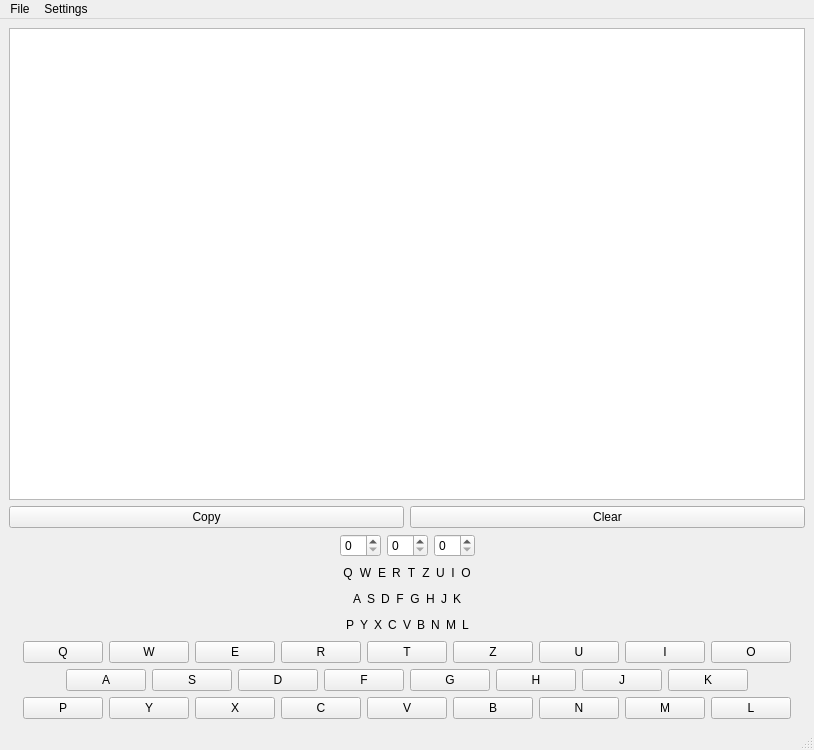
<?xml version="1.0" encoding="UTF-8"?>
<ui version="4.0">
 <class>MainWindow</class>
 <widget class="QMainWindow" name="MainWindow">
  <property name="geometry">
   <rect>
    <x>0</x>
    <y>0</y>
    <width>814</width>
    <height>750</height>
   </rect>
  </property>
  <property name="minimumSize">
   <size>
    <width>814</width>
    <height>750</height>
   </size>
  </property>
  <property name="maximumSize">
   <size>
    <width>814</width>
    <height>750</height>
   </size>
  </property>
  <property name="windowTitle">
   <string>Enigma</string>
  </property>
  <widget class="QWidget" name="centralwidget">
   <layout class="QVBoxLayout" name="verticalLayout_2">
    <item>
     <layout class="QHBoxLayout" name="horizontalLayout_8">
      <item>
       <widget class="QTextEdit" name="txOutput"/>
      </item>
     </layout>
    </item>
    <item>
     <layout class="QHBoxLayout" name="horizontalLayout_9">
      <item>
       <widget class="QPushButton" name="bCopy">
        <property name="text">
         <string>Copy</string>
        </property>
       </widget>
      </item>
      <item>
       <widget class="QPushButton" name="bClear">
        <property name="text">
         <string>Clear</string>
        </property>
       </widget>
      </item>
     </layout>
    </item>
    <item>
     <layout class="QHBoxLayout" name="horizontalLayout_7">
      <item>
       <spacer name="horizontalSpacer_13">
        <property name="orientation">
         <enum>Qt::Horizontal</enum>
        </property>
        <property name="sizeHint" stdset="0">
         <size>
          <width>40</width>
          <height>20</height>
         </size>
        </property>
       </spacer>
      </item>
      <item>
       <widget class="QSpinBox" name="sRIII">
        <property name="maximum">
         <number>26</number>
        </property>
       </widget>
      </item>
      <item>
       <widget class="QSpinBox" name="sRII">
        <property name="maximum">
         <number>26</number>
        </property>
       </widget>
      </item>
      <item>
       <widget class="QSpinBox" name="sRI">
        <property name="maximum">
         <number>26</number>
        </property>
       </widget>
      </item>
      <item>
       <spacer name="horizontalSpacer_14">
        <property name="orientation">
         <enum>Qt::Horizontal</enum>
        </property>
        <property name="sizeHint" stdset="0">
         <size>
          <width>40</width>
          <height>20</height>
         </size>
        </property>
       </spacer>
      </item>
     </layout>
    </item>
    <item>
     <layout class="QHBoxLayout" name="horizontalLayout_6">
      <item>
       <spacer name="horizontalSpacer_11">
        <property name="orientation">
         <enum>Qt::Horizontal</enum>
        </property>
        <property name="sizeHint" stdset="0">
         <size>
          <width>40</width>
          <height>20</height>
         </size>
        </property>
       </spacer>
      </item>
      <item>
       <widget class="QLabel" name="lQ">
        <property name="text">
         <string>Q</string>
        </property>
        <property name="alignment">
         <set>Qt::AlignCenter</set>
        </property>
       </widget>
      </item>
      <item>
       <widget class="QLabel" name="lW">
        <property name="text">
         <string>W</string>
        </property>
        <property name="alignment">
         <set>Qt::AlignCenter</set>
        </property>
       </widget>
      </item>
      <item>
       <widget class="QLabel" name="lE">
        <property name="text">
         <string>E</string>
        </property>
        <property name="alignment">
         <set>Qt::AlignCenter</set>
        </property>
       </widget>
      </item>
      <item>
       <widget class="QLabel" name="lR">
        <property name="text">
         <string>R</string>
        </property>
        <property name="alignment">
         <set>Qt::AlignCenter</set>
        </property>
       </widget>
      </item>
      <item>
       <widget class="QLabel" name="lT">
        <property name="text">
         <string>T</string>
        </property>
        <property name="alignment">
         <set>Qt::AlignCenter</set>
        </property>
       </widget>
      </item>
      <item>
       <widget class="QLabel" name="lZ">
        <property name="text">
         <string>Z</string>
        </property>
        <property name="alignment">
         <set>Qt::AlignCenter</set>
        </property>
       </widget>
      </item>
      <item>
       <widget class="QLabel" name="lU">
        <property name="text">
         <string>U</string>
        </property>
        <property name="alignment">
         <set>Qt::AlignCenter</set>
        </property>
       </widget>
      </item>
      <item>
       <widget class="QLabel" name="lI">
        <property name="text">
         <string>I</string>
        </property>
        <property name="alignment">
         <set>Qt::AlignCenter</set>
        </property>
       </widget>
      </item>
      <item>
       <widget class="QLabel" name="lO">
        <property name="text">
         <string>O</string>
        </property>
        <property name="alignment">
         <set>Qt::AlignCenter</set>
        </property>
       </widget>
      </item>
      <item>
       <spacer name="horizontalSpacer_12">
        <property name="orientation">
         <enum>Qt::Horizontal</enum>
        </property>
        <property name="sizeHint" stdset="0">
         <size>
          <width>40</width>
          <height>20</height>
         </size>
        </property>
       </spacer>
      </item>
     </layout>
    </item>
    <item>
     <layout class="QHBoxLayout" name="horizontalLayout_5">
      <item>
       <spacer name="horizontalSpacer_3">
        <property name="orientation">
         <enum>Qt::Horizontal</enum>
        </property>
        <property name="sizeHint" stdset="0">
         <size>
          <width>40</width>
          <height>20</height>
         </size>
        </property>
       </spacer>
      </item>
      <item>
       <widget class="QLabel" name="lA">
        <property name="text">
         <string>A</string>
        </property>
        <property name="alignment">
         <set>Qt::AlignCenter</set>
        </property>
       </widget>
      </item>
      <item>
       <widget class="QLabel" name="lS">
        <property name="text">
         <string>S</string>
        </property>
        <property name="alignment">
         <set>Qt::AlignCenter</set>
        </property>
       </widget>
      </item>
      <item>
       <widget class="QLabel" name="lD">
        <property name="text">
         <string>D</string>
        </property>
        <property name="alignment">
         <set>Qt::AlignCenter</set>
        </property>
       </widget>
      </item>
      <item>
       <widget class="QLabel" name="lF">
        <property name="text">
         <string>F</string>
        </property>
        <property name="alignment">
         <set>Qt::AlignCenter</set>
        </property>
       </widget>
      </item>
      <item>
       <widget class="QLabel" name="lG">
        <property name="text">
         <string>G</string>
        </property>
        <property name="alignment">
         <set>Qt::AlignCenter</set>
        </property>
       </widget>
      </item>
      <item>
       <widget class="QLabel" name="lH">
        <property name="text">
         <string>H</string>
        </property>
        <property name="alignment">
         <set>Qt::AlignCenter</set>
        </property>
       </widget>
      </item>
      <item>
       <widget class="QLabel" name="lJ">
        <property name="text">
         <string>J</string>
        </property>
        <property name="alignment">
         <set>Qt::AlignCenter</set>
        </property>
       </widget>
      </item>
      <item>
       <widget class="QLabel" name="lK">
        <property name="text">
         <string>K</string>
        </property>
        <property name="alignment">
         <set>Qt::AlignCenter</set>
        </property>
       </widget>
      </item>
      <item>
       <spacer name="horizontalSpacer_4">
        <property name="orientation">
         <enum>Qt::Horizontal</enum>
        </property>
        <property name="sizeHint" stdset="0">
         <size>
          <width>40</width>
          <height>20</height>
         </size>
        </property>
       </spacer>
      </item>
     </layout>
    </item>
    <item>
     <layout class="QHBoxLayout" name="horizontalLayout_4">
      <item>
       <spacer name="horizontalSpacer_9">
        <property name="orientation">
         <enum>Qt::Horizontal</enum>
        </property>
        <property name="sizeHint" stdset="0">
         <size>
          <width>40</width>
          <height>20</height>
         </size>
        </property>
       </spacer>
      </item>
      <item>
       <widget class="QLabel" name="lP">
        <property name="text">
         <string>P</string>
        </property>
        <property name="alignment">
         <set>Qt::AlignCenter</set>
        </property>
       </widget>
      </item>
      <item>
       <widget class="QLabel" name="lY">
        <property name="text">
         <string>Y</string>
        </property>
        <property name="alignment">
         <set>Qt::AlignCenter</set>
        </property>
       </widget>
      </item>
      <item>
       <widget class="QLabel" name="lX">
        <property name="text">
         <string>X</string>
        </property>
        <property name="alignment">
         <set>Qt::AlignCenter</set>
        </property>
       </widget>
      </item>
      <item>
       <widget class="QLabel" name="lC">
        <property name="text">
         <string>C</string>
        </property>
        <property name="alignment">
         <set>Qt::AlignCenter</set>
        </property>
       </widget>
      </item>
      <item>
       <widget class="QLabel" name="lV">
        <property name="text">
         <string>V</string>
        </property>
        <property name="alignment">
         <set>Qt::AlignCenter</set>
        </property>
       </widget>
      </item>
      <item>
       <widget class="QLabel" name="lB">
        <property name="text">
         <string>B</string>
        </property>
        <property name="alignment">
         <set>Qt::AlignCenter</set>
        </property>
       </widget>
      </item>
      <item>
       <widget class="QLabel" name="lN">
        <property name="text">
         <string>N</string>
        </property>
        <property name="alignment">
         <set>Qt::AlignCenter</set>
        </property>
       </widget>
      </item>
      <item>
       <widget class="QLabel" name="lM">
        <property name="text">
         <string>M</string>
        </property>
        <property name="alignment">
         <set>Qt::AlignCenter</set>
        </property>
       </widget>
      </item>
      <item>
       <widget class="QLabel" name="lL">
        <property name="text">
         <string>L</string>
        </property>
        <property name="alignment">
         <set>Qt::AlignCenter</set>
        </property>
       </widget>
      </item>
      <item>
       <spacer name="horizontalSpacer_10">
        <property name="orientation">
         <enum>Qt::Horizontal</enum>
        </property>
        <property name="sizeHint" stdset="0">
         <size>
          <width>40</width>
          <height>20</height>
         </size>
        </property>
       </spacer>
      </item>
     </layout>
    </item>
    <item>
     <layout class="QHBoxLayout" name="horizontalLayout_3">
      <item>
       <spacer name="horizontalSpacer_7">
        <property name="orientation">
         <enum>Qt::Horizontal</enum>
        </property>
        <property name="sizeHint" stdset="0">
         <size>
          <width>40</width>
          <height>20</height>
         </size>
        </property>
       </spacer>
      </item>
      <item>
       <widget class="QPushButton" name="bQ">
        <property name="text">
         <string>Q</string>
        </property>
       </widget>
      </item>
      <item>
       <widget class="QPushButton" name="bW">
        <property name="text">
         <string>W</string>
        </property>
       </widget>
      </item>
      <item>
       <widget class="QPushButton" name="bE">
        <property name="text">
         <string>E</string>
        </property>
       </widget>
      </item>
      <item>
       <widget class="QPushButton" name="bR">
        <property name="text">
         <string>R</string>
        </property>
       </widget>
      </item>
      <item>
       <widget class="QPushButton" name="bT">
        <property name="text">
         <string>T</string>
        </property>
       </widget>
      </item>
      <item>
       <widget class="QPushButton" name="bZ">
        <property name="text">
         <string>Z</string>
        </property>
       </widget>
      </item>
      <item>
       <widget class="QPushButton" name="bU">
        <property name="text">
         <string>U</string>
        </property>
       </widget>
      </item>
      <item>
       <widget class="QPushButton" name="bI">
        <property name="text">
         <string>I</string>
        </property>
       </widget>
      </item>
      <item>
       <widget class="QPushButton" name="bO">
        <property name="text">
         <string>O</string>
        </property>
       </widget>
      </item>
      <item>
       <spacer name="horizontalSpacer_8">
        <property name="orientation">
         <enum>Qt::Horizontal</enum>
        </property>
        <property name="sizeHint" stdset="0">
         <size>
          <width>40</width>
          <height>20</height>
         </size>
        </property>
       </spacer>
      </item>
     </layout>
    </item>
    <item>
     <layout class="QHBoxLayout" name="horizontalLayout_2">
      <item>
       <spacer name="horizontalSpacer">
        <property name="orientation">
         <enum>Qt::Horizontal</enum>
        </property>
        <property name="sizeHint" stdset="0">
         <size>
          <width>40</width>
          <height>20</height>
         </size>
        </property>
       </spacer>
      </item>
      <item>
       <widget class="QPushButton" name="bA">
        <property name="text">
         <string>A</string>
        </property>
       </widget>
      </item>
      <item>
       <widget class="QPushButton" name="bS">
        <property name="text">
         <string>S</string>
        </property>
       </widget>
      </item>
      <item>
       <widget class="QPushButton" name="bD">
        <property name="text">
         <string>D</string>
        </property>
       </widget>
      </item>
      <item>
       <widget class="QPushButton" name="bF">
        <property name="text">
         <string>F</string>
        </property>
       </widget>
      </item>
      <item>
       <widget class="QPushButton" name="bG">
        <property name="text">
         <string>G</string>
        </property>
       </widget>
      </item>
      <item>
       <widget class="QPushButton" name="bH">
        <property name="text">
         <string>H</string>
        </property>
       </widget>
      </item>
      <item>
       <widget class="QPushButton" name="bJ">
        <property name="text">
         <string>J</string>
        </property>
       </widget>
      </item>
      <item>
       <widget class="QPushButton" name="bK">
        <property name="text">
         <string>K</string>
        </property>
       </widget>
      </item>
      <item>
       <spacer name="horizontalSpacer_2">
        <property name="orientation">
         <enum>Qt::Horizontal</enum>
        </property>
        <property name="sizeHint" stdset="0">
         <size>
          <width>40</width>
          <height>20</height>
         </size>
        </property>
       </spacer>
      </item>
     </layout>
    </item>
    <item>
     <layout class="QHBoxLayout" name="horizontalLayout">
      <item>
       <spacer name="horizontalSpacer_5">
        <property name="orientation">
         <enum>Qt::Horizontal</enum>
        </property>
        <property name="sizeHint" stdset="0">
         <size>
          <width>40</width>
          <height>20</height>
         </size>
        </property>
       </spacer>
      </item>
      <item>
       <widget class="QPushButton" name="bP">
        <property name="text">
         <string>P</string>
        </property>
       </widget>
      </item>
      <item>
       <widget class="QPushButton" name="bY">
        <property name="text">
         <string>Y</string>
        </property>
       </widget>
      </item>
      <item>
       <widget class="QPushButton" name="bX">
        <property name="text">
         <string>X</string>
        </property>
       </widget>
      </item>
      <item>
       <widget class="QPushButton" name="bC">
        <property name="text">
         <string>C</string>
        </property>
       </widget>
      </item>
      <item>
       <widget class="QPushButton" name="bV">
        <property name="text">
         <string>V</string>
        </property>
       </widget>
      </item>
      <item>
       <widget class="QPushButton" name="bB">
        <property name="text">
         <string>B</string>
        </property>
       </widget>
      </item>
      <item>
       <widget class="QPushButton" name="bN">
        <property name="text">
         <string>N</string>
        </property>
       </widget>
      </item>
      <item>
       <widget class="QPushButton" name="bM">
        <property name="text">
         <string>M</string>
        </property>
       </widget>
      </item>
      <item>
       <widget class="QPushButton" name="bL">
        <property name="text">
         <string>L</string>
        </property>
       </widget>
      </item>
      <item>
       <spacer name="horizontalSpacer_6">
        <property name="orientation">
         <enum>Qt::Horizontal</enum>
        </property>
        <property name="sizeHint" stdset="0">
         <size>
          <width>40</width>
          <height>20</height>
         </size>
        </property>
       </spacer>
      </item>
     </layout>
    </item>
   </layout>
  </widget>
  <widget class="QMenuBar" name="menubar">
   <property name="geometry">
    <rect>
     <x>0</x>
     <y>0</y>
     <width>814</width>
     <height>25</height>
    </rect>
   </property>
   <widget class="QMenu" name="menuFile">
    <property name="title">
     <string>File</string>
    </property>
    <addaction name="actionOpen"/>
    <addaction name="actionSave"/>
    <addaction name="separator"/>
    <addaction name="actionExit"/>
   </widget>
   <widget class="QMenu" name="menuSettings">
    <property name="title">
     <string>Settings</string>
    </property>
   </widget>
   <addaction name="menuFile"/>
   <addaction name="menuSettings"/>
  </widget>
  <widget class="QStatusBar" name="statusbar"/>
  <action name="actionOpen">
   <property name="text">
    <string>Open</string>
   </property>
  </action>
  <action name="actionSave">
   <property name="text">
    <string>Save</string>
   </property>
  </action>
  <action name="actionExit">
   <property name="text">
    <string>Exit</string>
   </property>
  </action>
 </widget>
 <resources/>
 <connections/>
</ui>
